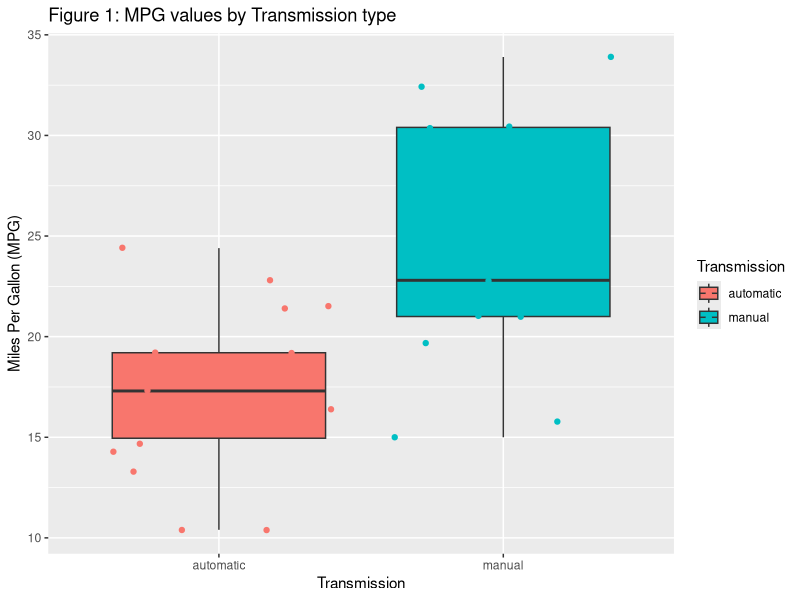
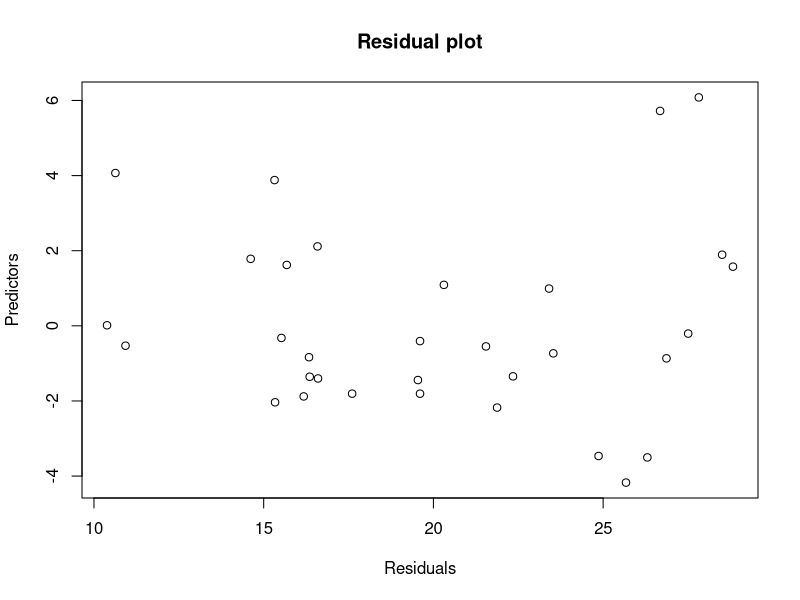

Reproduce these figures in R, in order.
## ---- chunk 1
library(datasets)
data(mtcars)
## ---- chunk 2
cor(mtcars, mtcars$mpg)[-1,]
## ---- chunk 3
fit1 <- lm(mpg ~ am, data=mtcars)
summary(fit1)$coef
## ---- chunk 4
fit2 <- lm(mpg ~ am + wt, data=mtcars)
fit3 <- lm(mpg ~ am + cyl, data=mtcars)
anova(fit1, fit2)
anova(fit1, fit3)
## ---- chunk 5
library(ggplot2)
mtcars$trn <- factor(mtcars$am, labels=c("automatic", "manual"))
ggplot(mtcars, aes(x=trn, y=mpg, fill=trn)) + 
  geom_boxplot() + 
  geom_jitter(aes(colour=trn)) +
  xlab("Transmission") +
  ylab("Miles Per Gallon (MPG)") + 
  ggtitle("Figure 1: MPG values by Transmission type") +
  scale_color_discrete(name="Transmission") +
  guides(fill=guide_legend(title="Transmission"))
## ---- chunk 6
fit4 <- lm(mtcars$mpg ~ am + wt + cyl, data=mtcars)
plot(resid(fit4) ~ predict(fit4), xlab="Residuals", ylab="Predictors", main="Residual plot")
